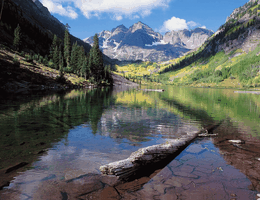
%> input picture homework/h4/river.gif, 260 x 200 px, shrunk from 832 x 640 before the run
$ octave problem1.m   (GNU Octave 9; MATLAB toolbox functions it lacks are replaced by stand-ins)
%> lines starting %> are read from the running program, lines starting %| are printed output that depends on the picture
### homework/h4/image_compress.m
function [Ghat, snr, cr] = image_compress(G, block_size)

%% a.Apply dct2
dG = blockproc(G,[block_size block_size],@(blkStruct) dct2(blkStruct.data));

imageSizeX = size(dG);
m = imageSizeX(1) / block_size;
n = imageSizeX(2) / block_size;

%% b.Quantize all the DC terms
rowDim = zeros(m, 1);
for i = 1:m
    rowDim(i) = block_size;
end

colDim = zeros(n, 1);
for i = 1:n
    colDim(i) = block_size;
end

% split the matrix into blockSize*blockSize block matrix
dG2 = mat2cell(dG, rowDim, colDim);

% collect all the dc term
count = 1;
dcTerm = zeros(m*n, 1);

for i = 1:m
    for j = 1:n
        B = flip(dG2{i,j}, 2);

        % dc term
        dcTerm(count) = diag(B, block_size-1);
        count = count + 1;
    end
end

% do uniform 8-level quantizer of DC term
[dOfTerm, rOfDcTerm] = uniform(dcTerm, 8);
[qxOfDcTerm] = quantize2D(dcTerm, dOfTerm);


    %% c.Order the AC terms within each block in a counter-diagonal zigzag form;

% collect all the ac terms
acCount = 1;
eachSize = block_size * block_size - 1;
acTerms = zeros(m*n*eachSize, 1);

for i = 1:m
    for j = 1:n
        B = flip(dG2{i,j}, 2);

        % ac term
        for k = block_size - 2: -1 : (-1*block_size + 1)
            ele = diag(B, k);
            sizeX = size(ele);

            %flip the element
            if mod(k, 2) ~= 0
                ele = flip(diag(B, k));
            end

            stop = acCount + sizeX(1) - 1;
            acTerms(acCount:stop, :) = ele;

            acCount = acCount + sizeX(1);
        end

    end
end

    %% d. Among all the AC terms across all the blocks, let L=⌊min(AC terms)⌋, and let H=⌈min(AC terms)⌉;
    L = floor(min(acTerms(:)));
    H = ceil(max(acTerms(:)));

    %% e. quantize the ac terms
begin = 1;
term_size = floor((block_size*block_size - 1) / 10);
sizeX = size(acTerms);
qxOfAcTerm = zeros(sizeX(1), sizeX(2));

while begin < sizeX(1)

    % the first term_size ac terms
    stop = begin+term_size-1;
    ele = acTerms(begin:stop);
    [dOfFirstACTerm, rOfFirstACTerm] = uniformAcTerm(4, L, H);
    [qxOfFirstAcTerm] = quantize2D(ele, dOfFirstACTerm);
    qxOfAcTerm(begin:stop) = qxOfFirstAcTerm;

    % the next term_size ac terms
    begin = stop + 1;
    stop = begin+term_size-1;
    ele = acTerms(begin:stop);
    [dOfNextACTerm, rOfNextACTerm] = uniformAcTerm(2, L, H);
    [qxOfNextAcTerm] = quantize2D(ele, dOfNextACTerm);
    qxOfAcTerm(begin:stop) = qxOfNextAcTerm;

    % zero out remained ac terms
    begin = stop + 1;
    stop = begin + (eachSize - 2*term_size)-1;
    qxOfAcTerm(begin:stop) = 0;

    begin = stop + 1;
end

%% f. Reconstruct the image by dequantizing the quantized values, and then applying blockwise idct2

% dequantizing
[dGhat] = dequantize(imageSizeX, block_size, qxOfDcTerm, rOfDcTerm, qxOfAcTerm, rOfFirstACTerm, rOfNextACTerm);
Ghat = blockproc(dGhat,[block_size block_size],@(blkStruct) idct2(blkStruct.data));
Ghat = uint8(Ghat);
%imagesc(Ghat);colormap(gray);


%% g.Compute the compression ratio and the SNR.
snr = 10*log10( sum(double(G(:)).^2) / sum((double(Ghat(:)) - double(G(:))).^2) );
cr = computeCR(Ghat, block_size);

end

### homework/h4/uniform.m
function [ds, rs] = uniform(x, lv)
    x = double(x);
    ds = zeros(lv+1,1);
    rs = zeros(lv,1);

    deta = (ceil(max(x(:))) - floor(min(x(:)))) / lv;

    ds(1) = floor(min(x(:)));
    for i = 2: lv+1
        ds(i) = ds(i-1)+deta;
    end

    for i = 1: lv
        rs(i) = (ds(i)+ds(i+1))/2;
    end
end

### homework/h4/quantize2D.m
function [qx] = quantize2D(x, ds)
    lv = length(ds)-1;
    sizeX = size(x);
    qx = x;

    % quantizer every element in x
    for i = 1:sizeX(1)
        for j = 1:sizeX(2)
            % find:
            %   false: the interval has not been found
            %   true: the interval has been found
            find = false;
            % k: the index for d's
            k = 2;

            % while: loop until the interval is found
            while ~find
                if ds(k) > x(i,j)
                    find = true;
                end

                % d(j) is the upper bound of the last interval
                % x(i) is equal to the upper bound of the last interval
                if (k == lv) && (ds(k) == x(i,j))
                    find = true;
                end

                if ~find
                    k = k + 1;
                end
            end
            qx(i,j) = k-1;
        end
    end
end

### homework/h4/dequantize.m
function [dGhat] = dequantize(imageSizeX, block_size, qxOfDcTerm, rOfDcTerm, qxOfAcTerm, rOfFirstACTerm, rOfNextACTerm)
    m = imageSizeX(1) / block_size;
    n = imageSizeX(2) / block_size;
    dGhat = zeros(imageSizeX(1), imageSizeX(2));

    dcCount = 1;

    begin = 1;
    eachSize = block_size * block_size - 1;
    term_size = floor(eachSize / 10);

    for i = 1:m
        for j = 1:n

            newdGMatrix = zeros(block_size, block_size);

            % dc term
            [dx] = dequantize2D(qxOfDcTerm(dcCount), rOfDcTerm);
            newdGMatrix = newdGMatrix + diag(dx, block_size - 1);
            dcCount = dcCount + 1;

            % first ac term
            stop = begin + term_size - 1;
            [dxOfFirstAcTerm] = dequantize2D(qxOfAcTerm(begin:stop), rOfFirstACTerm);

            % next ac term
            begin = stop + 1;
            stop = begin + term_size - 1;
            [dxOfNextAcTerm] = dequantize2D(qxOfAcTerm(begin:stop), rOfNextACTerm);

            % remian ac term
            stop = stop + (eachSize - 2*term_size);
            begin = stop + 1;

            % reconstruct each blocks's ac term
            allDxOfActerm = zeros(eachSize,1);
            index = 1;
            stop = index + term_size - 1;
            allDxOfActerm(index : stop) = dxOfFirstAcTerm;
            index = stop + 1;
            stop = index + term_size - 1;
            allDxOfActerm(index:stop) = dxOfNextAcTerm;

            index = 1;
            for diagIndex = block_size - 2: -1 : (-1*block_size + 1)
                sizeX = size(diag(newdGMatrix, diagIndex));
                stop = index + sizeX(1) - 1;

                ele = diag(allDxOfActerm(index:stop), diagIndex);

                if mod(diagIndex, 2) ~=  0
                    ele = diag(flip(allDxOfActerm(index:stop)), diagIndex);
                end

                newdGMatrix = newdGMatrix + ele;
                index = stop + 1;
            end

            newDGHatBlock = flip(newdGMatrix, 2);
            dGhat(((i-1)*block_size+1):(i*block_size),((j-1)*block_size+1):(j*block_size)) = newDGHatBlock;
        end
    end
end

### homework/h4/computeCR.m
function cr = computeCR(matrix, blockSize)
    % imageTotalPixels = width * height
    matrixSize = size(matrix);
    imageTotalPixels = matrixSize(1) * matrixSize(2);
    numberOfTotalBlocks = matrixSize(1) * matrixSize(2) / blockSize / blockSize;

    % dcTotalBits = numberOfTotalBlocks * bits/dc
    dcTotalBits =  numberOfTotalBlocks * log2(8);

    acTermNumber = floor((blockSize * blockSize - 1)/10);
    acTotalBits = numberOfTotalBlocks * acTermNumber * log2(4) + numberOfTotalBlocks * acTermNumber * log2(2);
    quantizedTotalBits = dcTotalBits + acTotalBits;

    % bitrate = quantizedTotalBits / imageTotalPixels;
    % bits/px
    cr = imageTotalPixels * 8 / quantizedTotalBits;
end

### homework/h4/problem1.m
%% river
[I,map] = imread('river.gif');
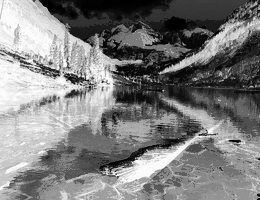
%> I: size 200x260 uint8; min 0, max 255, mean 125.8
%> map = 256 rows, first 12: [0.933 0.937 0.937; 0.906 0.914 0.929; 0.871 0.886 0.922; 0.882 0.871 0.816; 0.839 0.835 0.871; 0.875 0.827 0.506; 0.776 0.82 0.91; 0.788 0.804 0.788; 0.796 0.769 0.804; 0.769 0.729 0.769; 0.784 0.749 0.584; 0.8 0.753 0.38]
G = ind2gray(I, map);
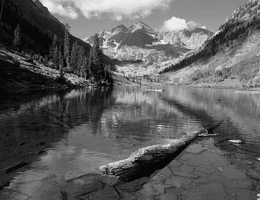
%> G: size 200x260 single; min 0.0157, max 0.936, mean 0.368
%> the run ends on the next line
% imagesc(G); colormap(gray);
% filename = sprintf('river_grey.gif');
% imwrite (G, filename);

%% lake
% [7 lines of commented-out code are left out]

size_set = [4 8 16 32 64];
snr_set = zeros(5,1);
cr_set = zeros(5,1);

for i = 1:5
    [Ghat, snr, cr] = image_compress(G, size_set(i));

$ run again, with homework/h4/lake.gif copied over homework/h4/river.gif
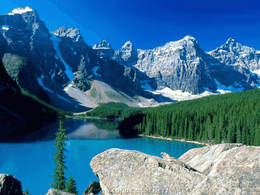
%> input picture homework/h4/lake.gif, 260 x 195 px, shrunk from 850 x 638 before the run
%> `[I,map] = imread('river.gif');`:
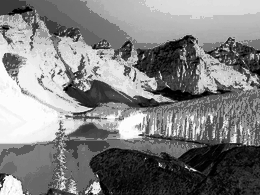
%> I: size 195x260 uint8; min 0, max 255, mean 128.1
%> map = 256 rows, first 12: [0.969 0.984 0.953; 0.941 0.957 0.929; 0.929 0.929 0.878; 0.922 0.898 0.835; 0.875 0.925 0.925; 0.867 0.898 0.89; 0.886 0.882 0.831; 0.835 0.878 0.878; 0.89 0.851 0.784; 0.867 0.847 0.788; 0.851 0.851 0.804; 0.851 0.827 0.769]
